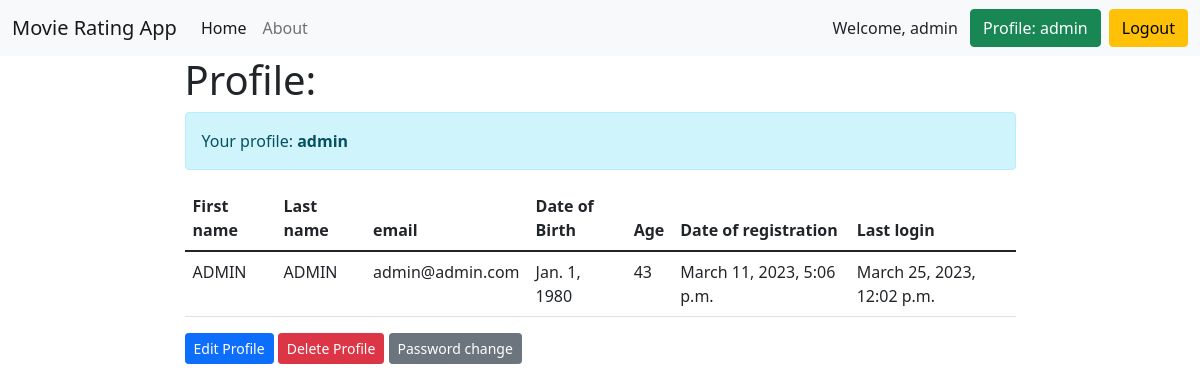
The app's page /users/profile/ (signed in), older data.
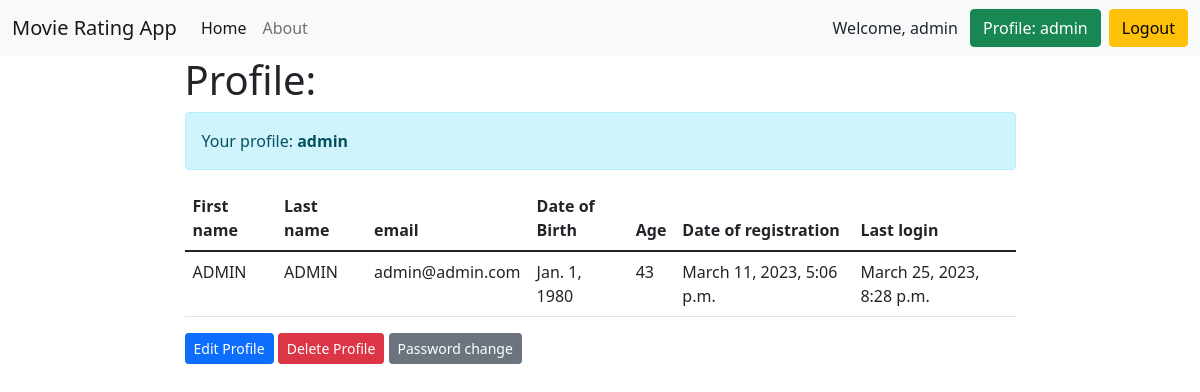
The same page, newer data.
### accounts/models.py (models this page shows)
class User(AbstractUser):
    email = models.EmailField(unique=True, verbose_name='email')
    date_of_birth = models.DateField(blank=True, null=True, verbose_name='date of birth')
    def age(self):
        if self.date_of_birth:
            return int((datetime.date.today() - self.date_of_birth).days / 365.25)
        else:
            return None

### accounts/views.py (the view)
# urls.py: path('profile/', profile, name='profile'),
@login_required
def profile(request):
    return render(request, 'accounts/profile.html')

### accounts/templates/accounts/profile.html (shortened to what this page needs)
{% extends 'base.html' %}
{% block content %}
<h1>Profile:</h1>
<div class="alert alert-info" role="alert">Your profile: <b>{{ user.username }}</b></div>
<table class="table">
    <thead>
    <tr>
        <th scope="col">First name</th>
        <th scope="col">Last name</th>
        <th scope="col">email</th>
        <th scope="col">Date of Birth</th>
        <th scope="col">Age</th>
        <th scope="col">Date of registration</th>
        <th scope="col">Last login</th>
    </tr>
    </thead>
    <tbody>
    <tr>
        <td>{{ user.first_name }}</td>
        <td>{{ user.last_name }}</td>
        <td>{{ user.email }}</td>
        <td>{{ user.date_of_birth }}</td>
        <td>{{ user.age }}</td>
        <td>{{ user.date_joined }}</td>
        <td>{{ user.last_login }}</td>
    </tr>
    </tbody>
</table>
<a href="{% url 'accounts:edit_user' pk=user.id %}" class="btn btn-primary btn-sm">Edit Profile</a>
<a href="{% url 'accounts:delete_user' pk=user.id %}" class="btn btn-danger btn-sm">Delete Profile</a>
<a href="{% url 'accounts:password_change' %}" class="btn btn-secondary btn-sm">Password change</a>
{% endblock %}

### templates/base.html (shortened to what this page needs)
<!DOCTYPE html>
<html lang="en">
<head>
    <link href="https://cdn.jsdelivr.net/npm/bootstrap@5.1.3/dist/css/bootstrap.min.css" rel="stylesheet"
>
</head>
<body>
<nav class="navbar navbar-expand-lg navbar-light bg-light">
    <div class="container-fluid">
        <a class="navbar-brand" href="{% url 'home' %}">Movie Rating App</a>
        <div class="collapse navbar-collapse" id="navbarNavAltMarkup">
            <div class="navbar-nav">
                <a class="nav-link active" aria-current="page" href="{% url 'home' %}">Home</a>
                <a class="nav-link" href="{% url 'about' %}">About</a>
            </div>
        </div>
        {% if request.user.is_authenticated %}
        Welcome, {{ user.username }}
        &ensp;<a class="btn btn-success" href="{% url 'accounts:profile' %}" type="submit">Profile: {{ user.username }}</a>
        &ensp;<a class="btn btn-warning" href="{% url 'accounts:logout' %}" type="submit">Logout</a>
        {% else %}
        <a class="btn btn-warning" href="{% url 'accounts:login' %}" type="submit">Login</a>&ensp;
        <a class="btn btn-danger" href="{% url 'accounts:register' %}" type="submit">Sign Up</a>
        {% endif %}
    </div>
</nav>
<div class="container">
    <div class="row">
        <div class="col-md-9 m-auto">
            {% block content %}
            {% endblock %}
        </div>
    </div>
</div>
</body>
</html>

Row changes from the older to the newer data that the page shows:
changed User "admin": last_login "March 25, 2023, 12:02 p.m." → "March 25, 2023, 8:28 p.m."
